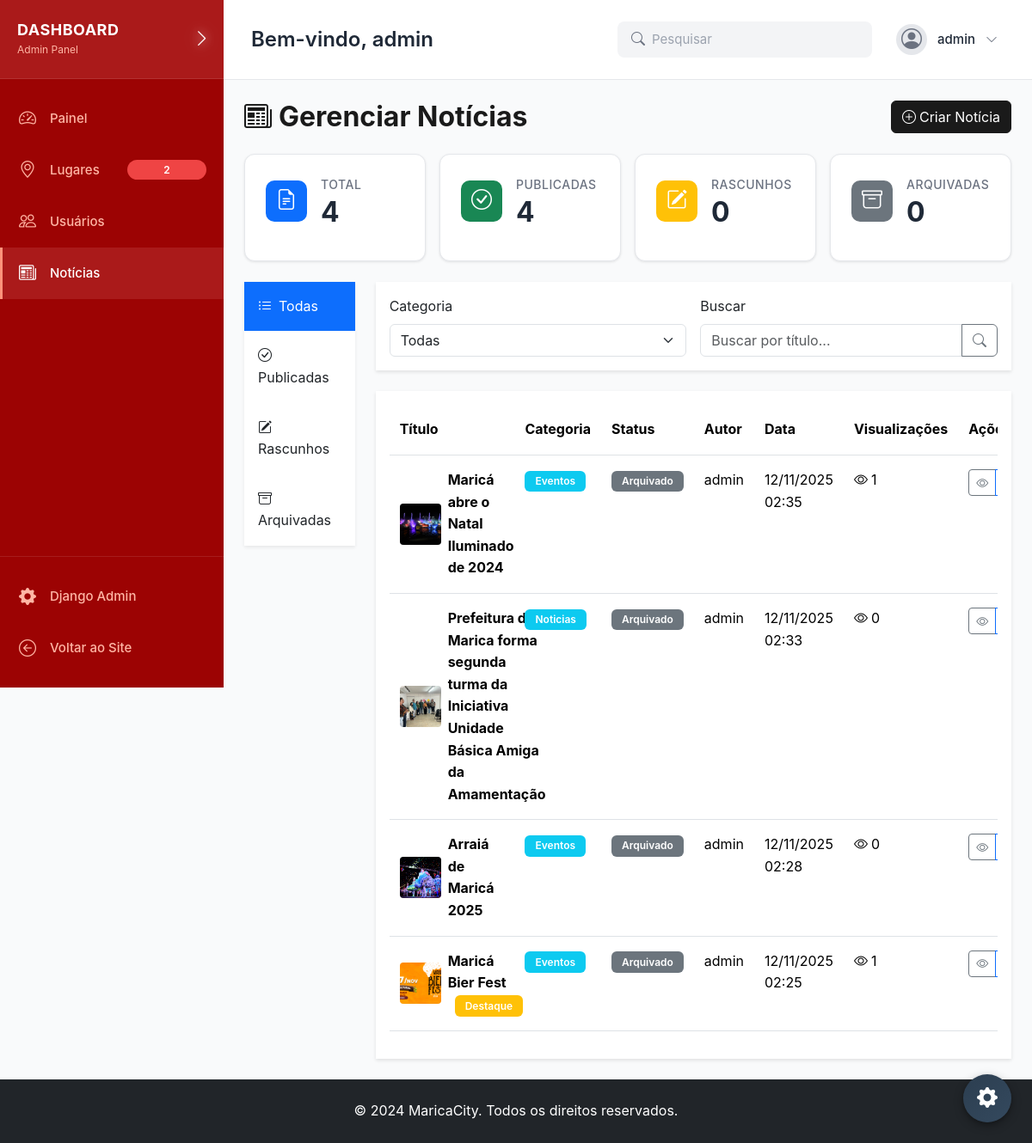
Screenshot of /painel-admin/noticias/ (signed in) with the database file from the repository.
### apps/accounts/models.py (models this page shows, shortened)
class User(AbstractUser):
    @property
    def can_moderate(self):
        return self.is_staff or self.is_superuser
    class Meta:
        ordering = ["-created_at"]
        verbose_name = "Usuário"
        verbose_name_plural = "Usuários"
    bio = models.TextField(blank=True, null=True, help_text="Biografia do usuário")
    contact_phone = models.CharField(
        max_length=20, blank=True, null=True, help_text="Número de telefone de contato"
    )
    contact_email = models.EmailField(
        blank=True,
        null=True,
        help_text="E-mail de contato público (diferente do e-mail de login)",
    )
    contact_website = models.URLField(
        blank=True, null=True, help_text="Website ou URL de rede social"
    )
    created_at = models.DateTimeField(auto_now_add=True)
    updated_at = models.DateTimeField(auto_now=True)

### apps/news/models.py (models this page shows, shortened)
class News(models.Model):
    DRAFT = "Em Progresso"
    PUBLISHED = "Publicado"
    ARCHIVED = "Arquivado"
    STATUS_CHOICES = [
        (DRAFT, "Em Progresso"),
        (PUBLISHED, "Publicado"),
        (ARCHIVED, "Arquivado"),
    ]
    title = models.CharField(max_length=200, help_text="Titulo da noticia ou evento")
    slug = models.SlugField(
        max_length=250, unique=True, blank=True, help_text="URL-friendly identifier"
    )
    content = models.TextField(help_text="Full content of the news or event")
    excerpt = models.TextField(
        max_length=300,
        blank=True,
        help_text="Short summary for listings (max 300 chars)",
    )
    category = models.ForeignKey(
        NewsCategory,
        on_delete=models.PROTECT,
        related_name="news_items",
        help_text="Type of content (news, event, announcement)",
    )
    featured_image = models.ImageField(
        upload_to="news/%Y/%m/",
        blank=True,
        null=True,
        help_text="Main image for the news/event",
    )
    image_caption = models.CharField(
        max_length=200, blank=True, help_text="Caption for featured image"
    )
    event_date = models.DateTimeField(
        null=True,
        blank=True,
        help_text="Date and time of event (for events only)",
    )
    event_location = models.CharField(
        max_length=200,
        blank=True,
        help_text="Location of event (for events only)",
    )
    event_end_date = models.DateTimeField(
        null=True,
        blank=True,
        help_text="End date and time of event (optional)",
    )
    status = models.CharField(
        max_length=20,
        choices=STATUS_CHOICES,
        default=DRAFT,
        help_text="Publication status",
    )
    publish_date = models.DateTimeField(
        default=timezone.now,
        help_text="Date when this should be published",
    )
    author = models.ForeignKey(
        settings.AUTH_USER_MODEL,
        on_delete=models.PROTECT,
        related_name="news_items",
        help_text="User who created this news/event",
    )
    is_featured = models.BooleanField(
        default=False,
        help_text="Show in featured/highlighted sections",
    )
    view_count = models.PositiveIntegerField(
        default=0,
        help_text="Number of times this has been viewed",
    )
    created_at = models.DateTimeField(auto_now_add=True)
    updated_at = models.DateTimeField(auto_now=True)
    class Meta:
        ordering = ["-publish_date", "-created_at"]
        verbose_name = "News/Event"
        verbose_name_plural = "News/Events"
        indexes = [
            models.Index(fields=["status", "-publish_date"]),
            models.Index(fields=["category", "status"]),
            models.Index(fields=["slug"]),
            models.Index(fields=["-publish_date"]),
        ]

class NewsCategory(models.Model):
    NEWS = "Noticias"
    EVENT = "Evento"
    ANNOUNCEMENT = "Anuncios"
    CATEGORY_CHOICES = [
        (NEWS, "Noticias"),
        (EVENT, "Eventos"),
        (ANNOUNCEMENT, "Anuncios"),
    ]
    name = models.CharField(max_length=50, choices=CATEGORY_CHOICES, unique=True)
    description = models.TextField(blank=True)
    icon = models.CharField(
        max_length=50, blank=True, help_text="Classe de ícone ou emoji"
    )
    class Meta:
        verbose_name = "News Category"
        verbose_name_plural = "News Categories"
        ordering = ["name"]

### apps/core/views.py (the view)
# urls.py: path("painel-admin/noticias/", views.admin_news_list_view, name="admin_news_list"),
@login_required
def admin_news_list_view(request):
    if not request.user.can_moderate:
        messages.error(request, "Você não tem permissão para acessar esta página.")
        return redirect("core:landing")
    status_filter = request.GET.get("status", "all")
    category_filter = request.GET.get("category", "all")
    search_query = request.GET.get("q", "").strip()
    news_list = News.objects.select_related("author", "category").order_by(
        "-created_at"
    )
    if status_filter != "all":
        news_list = news_list.filter(status=status_filter)
    if category_filter != "all":
        news_list = news_list.filter(category__name=category_filter)
    if search_query:
        news_list = news_list.filter(title__icontains=search_query)
    categories = NewsCategory.objects.all()
    total_count = News.objects.count()
    published_count = News.objects.filter(status=News.PUBLISHED).count()
    draft_count = News.objects.filter(status=News.DRAFT).count()
    archived_count = News.objects.filter(status=News.ARCHIVED).count()
    context = {
        "news_list": news_list,
        "categories": categories,
        "status_filter": status_filter,
        "category_filter": category_filter,
        "search_query": search_query,
        "total_count": total_count,
        "published_count": published_count,
        "draft_count": draft_count,
        "archived_count": archived_count,
    }
    return render(request, "core/admin/news_list.html", context)

### templates/core/admin/news_list.html (shortened to what this page needs)
{% extends "base.html" %}
{% load static %}
{% block extra_css %}
<link rel="stylesheet" href="{% static 'css/components/admin_sidebar.css' %}">
<link rel="stylesheet" href="{% static 'css/components/admin_topbar.css' %}">
<link rel="stylesheet" href="{% static 'css/pages/admin.css' %}">
{% endblock %}
{% block content %}
<div class="admin-container">
  {% include 'includes/admin_sidebar.html' %}
  <div class="admin-main-content">
    {% include 'includes/admin_topbar.html' %}
    <div class="admin-content-wrapper">
      <div class="container-fluid px-4 py-4">
    <div class="d-flex justify-content-between align-items-center mb-4">
      <h1 class="admin-title">
        <i class="bi bi-newspaper me-2"></i>Gerenciar Notícias
      </h1>
      <a href="{% url 'core:admin_news_create' %}" class="btn btn-primary">
        <i class="bi bi-plus-circle me-1"></i>Criar Notícia
      </a>
    </div>
    <div class="row g-3 mb-4">
      <div class="col-md-3">
        <div class="stat-card-enhanced">
          <div class="stat-header">
            <div class="stat-icon-enhanced bg-primary">
              <i class="bi bi-file-earmark-text"></i>
            </div>
            <div class="stat-info">
              <div class="stat-label-enhanced">Total</div>
              <div class="stat-value-enhanced">{{ total_count }}</div>
            </div>
          </div>
        </div>
      </div>
      <div class="col-md-3">
        <div class="stat-card-enhanced">
          <div class="stat-header">
            <div class="stat-icon-enhanced bg-success">
              <i class="bi bi-check-circle"></i>
            </div>
            <div class="stat-info">
              <div class="stat-label-enhanced">Publicadas</div>
              <div class="stat-value-enhanced">{{ published_count }}</div>
            </div>
          </div>
        </div>
      </div>
      <div class="col-md-3">
        <div class="stat-card-enhanced">
          <div class="stat-header">
            <div class="stat-icon-enhanced bg-warning">
              <i class="bi bi-pencil-square"></i>
            </div>
            <div class="stat-info">
              <div class="stat-label-enhanced">Rascunhos</div>
              <div class="stat-value-enhanced">{{ draft_count }}</div>
            </div>
          </div>
        </div>
      </div>
      <div class="col-md-3">
        <div class="stat-card-enhanced">
          <div class="stat-header">
            <div class="stat-icon-enhanced bg-secondary">
              <i class="bi bi-archive"></i>
            </div>
            <div class="stat-info">
              <div class="stat-label-enhanced">Arquivadas</div>
              <div class="stat-value-enhanced">{{ archived_count }}</div>
            </div>
          </div>
        </div>
      </div>
    </div>
  <div class="row">
    <div class="col-md-3 col-lg-2">
      <div class="card border-0 shadow-sm mb-4 sticky-top" style="top: 20px;">
        <div class="card-body p-0">
          <div class="list-group list-group-flush">
            <a href="{% url 'core:admin_news_list' %}" class="list-group-item list-group-item-action {% if status_filter == 'all' %}active{% endif %} border-0 py-3">
              <i class="bi bi-list-ul me-2"></i>Todas
            </a>
            <a href="{% url 'core:admin_news_list' %}?status=published" class="list-group-item list-group-item-action {% if status_filter == 'published' %}active{% endif %} border-0 py-3">
              <i class="bi bi-check-circle me-2"></i>Publicadas
            </a>
            <a href="{% url 'core:admin_news_list' %}?status=draft" class="list-group-item list-group-item-action {% if status_filter == 'draft' %}active{% endif %} border-0 py-3">
              <i class="bi bi-pencil-square me-2"></i>Rascunhos
            </a>
            <a href="{% url 'core:admin_news_list' %}?status=archived" class="list-group-item list-group-item-action {% if status_filter == 'archived' %}active{% endif %} border-0 py-3">
              <i class="bi bi-archive me-2"></i>Arquivadas
            </a>
          </div>
        </div>
      </div>
    </div>
    <div class="col-md-9 col-lg-10">
    <div class="card mb-4">
      <div class="card-body">
        <form method="get" class="row g-3">
          <div class="col-md-6">
            <label for="category" class="form-label">Categoria</label>
            <select name="category" id="category" class="form-select" onchange="this.form.submit()">
              <option value="all" {% if category_filter == 'all' %}selected{% endif %}>Todas</option>
            </select>
          </div>
          <div class="col-md-6">
            <label for="search" class="form-label">Buscar</label>
            <div class="input-group">
              <input type="text" name="q" id="search" class="form-control"
                     placeholder="Buscar por título..." value="{{ search_query }}">
              <button class="btn btn-outline-secondary" type="submit">
                <i class="bi bi-search"></i>
              </button>
            </div>
          </div>
        </form>
      </div>
    </div>
    <div class="card">
      <div class="card-body">
        {% if news_list %}
        <div class="table-responsive">
          <table class="table table-hover">
            <thead>
              <tr>
                <th>Título</th>
                <th>Categoria</th>
                <th>Status</th>
                <th>Autor</th>
                <th>Data</th>
                <th>Visualizações</th>
                <th>Ações</th>
              </tr>
            </thead>
            <tbody>
              {% for news in news_list %}
              <tr>
                <td>
                  <div class="d-flex align-items-center">
                    {% if news.featured_image %}
                    <img src="{{ news.featured_image.url }}" alt="{{ news.title }}"
                         class="me-2" style="width: 48px; height: 48px; object-fit: cover; border-radius: 4px;">
                    {% endif %}
                    <div>
                      <strong>{{ news.title }}</strong>
                      {% if news.is_featured %}
                      <span class="badge bg-warning ms-2">Destaque</span>
                      {% endif %}
                    </div>
                  </div>
                </td>
                <td>
                  <span class="badge bg-info">{{ news.category.get_name_display }}</span>
                </td>
                <td>
                  {% if news.status == 'published' %}
                  <span class="badge bg-success">Publicado</span>
                  {% elif news.status == 'draft' %}
                  <span class="badge bg-warning">Rascunho</span>
                  {% else %}
                  <span class="badge bg-secondary">Arquivado</span>
                  {% endif %}
                </td>
                <td>{{ news.author.username }}</td>
                <td>{{ news.created_at|date:"d/m/Y H:i" }}</td>
                <td>
                  <i class="bi bi-eye me-1"></i>{{ news.view_count }}
                </td>
                <td>
                  <div class="btn-group btn-group-sm">
                    <a href="{% url 'news:news_detail' news.slug %}" class="btn btn-outline-secondary"
                       title="Visualizar" target="_blank">
                      <i class="bi bi-eye"></i>
                    </a>
                    <a href="{% url 'core:admin_news_edit' news.pk %}" class="btn btn-outline-primary"
                       title="Editar">
                    </a>
                  </div>
                </td>
              </tr>
              {% endfor %}
            </tbody>
          </table>
        </div>
        {% endif %}
      </div>
    </div>
    </div>
  </div>
      </div>
    </div>
  </div>
</div>
{% endblock %}

### templates/includes/admin_topbar.html (shortened to what this page needs)
{% load static %}
<div class="admin-topbar">
  <div class="topbar-welcome">
    <h1>Bem-vindo, {% if request.user.first_name %}{{ request.user.first_name }}{% else %}{{ request.user.username }}{% endif %}</h1>
  </div>
  <div class="topbar-actions">
    <div class="search-box d-none d-md-flex">
      <i class="bi bi-search"></i>
      <input type="text" placeholder="Pesquisar" id="topbarSearch">
    </div>
    <div class="user-menu" id="userMenuToggle">
      <div class="user-avatar-placeholder">
        <i class="bi bi-person-circle"></i>
      </div>
      <span class="user-name d-none d-md-inline">{{ request.user.username }}</span>
      <i class="bi bi-chevron-down"></i>
    </div>
  </div>
</div>

### rows the page displays
User: user.username "admin"
News: featured_image (picture), title "Maricá abre o Natal Iluminado de 2024", category.name "Eventos", status "Arquivado", author.username "admin", created_at "12/11/2025 02:35", view_count "1"
News: featured_image (picture), title "Prefeitura de Marica forma segunda turma da Iniciativa Unidade Básica Amiga da Amamentação", category.name "Noticias", status "Arquivado", author.username "admin", created_at "12/11/2025 02:33", view_count "0"
News: featured_image (picture), title "Arraiá de Maricá 2025", category.name "Eventos", status "Arquivado", author.username "admin", created_at "12/11/2025 02:28", view_count "0"
News: featured_image (picture), title "Maricá Bier Fest", is_featured "Destaque", category.name "Eventos", status "Arquivado", author.username "admin", created_at "12/11/2025 02:25", view_count "1"

### other values shown
{{ pending_places }} "2"
{{ total_count }} "4"
{{ published_count }} "4"
{{ draft_count }} "0"
{{ archived_count }} "0"
